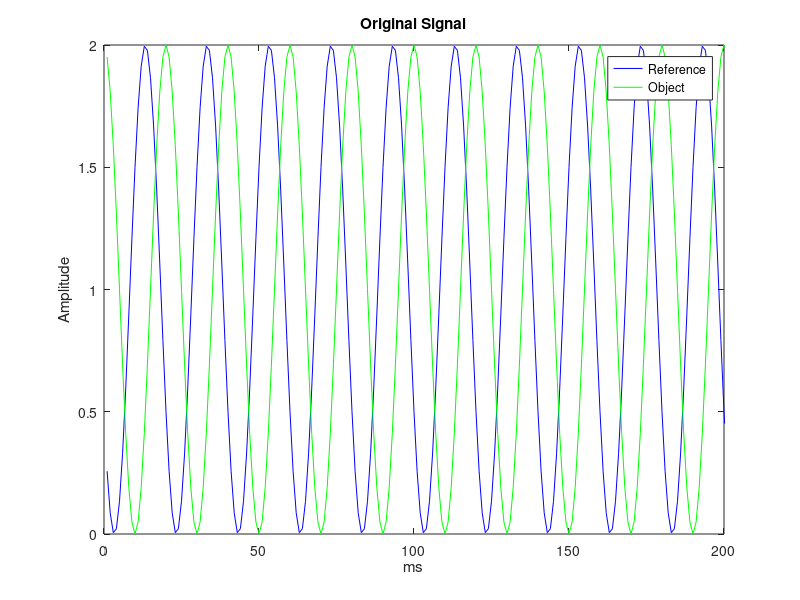
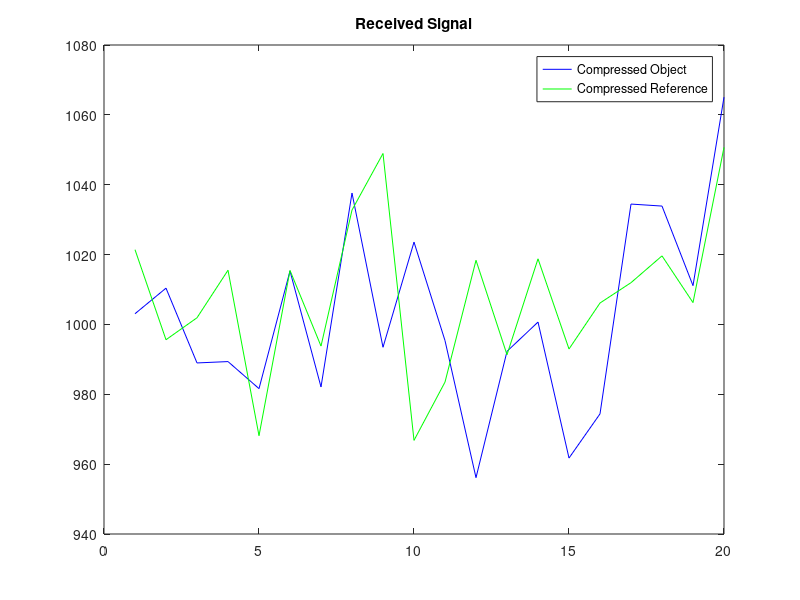

These charts were generated, in order, by the following MATLAB code: (Note: this script raises an error after producing the figures.)
clear all;
close all;
clc;

FSig = 1000; %KHz = 1GHz
SampPerCyc = 20;
Fs = 10; %Sampling Frequency
PhaseDelta = 2*pi/3;
L = SampPerCyc*FSig/Fs; %Length of the signal
LoopNum = SampPerCyc*FSig/1000;

SampleShift = L/LoopNum;
Pos = zeros(LoopNum,1);

for i=1:LoopNum
    Pos(i,1) = (i-1)*SampleShift+1;
end
CodeMatrix = randi([0 1],L,L);
SigObj = zeros(L,1);
SigRef = zeros(L,1);

for i=1:L
    SigObj(i) = cos(2*pi*FSig/(FSig*SampPerCyc)*i)+1;
    SigRef(i) = cos(2*pi*FSig/(FSig*SampPerCyc)*i+PhaseDelta)+1;
end

figure(1)
plot(SigRef,'b');
hold on 
plot(SigObj,'g');
xlim([0 200]);
legend('Reference','Object')
title('Original Signal')
xlabel('ms')
ylabel('Amplitude')

OutObj = zeros(LoopNum,1);
OutRef = zeros(LoopNum,1);
Phi = zeros(LoopNum,L);

CodeObj = CodeMatrix*SigObj;
CodeRef = CodeMatrix*SigRef;

for i=1:LoopNum
    loc = Pos(i,1);
    OutObj(i,1) = CodeObj(loc,1);
    OutRef(i,1) = CodeRef(loc,1);
    Phi(i,:) = CodeMatrix(loc,:);
end

figure(2)
plot(abs(OutObj),'b');
hold all
plot(abs(OutRef),'g');
legend('Compressed Object','Compressed Reference');
title('Received Signal');

Psi = inv(fft(eye(L)));
cvx_begin
    variable xp(L) complex;
    minimize(norm(xp,1));
    subject to
    Phi*Psi*xp == OutObj;
cvx_end

cvx_begin
    variable xpR(L) complex;
    minimize(norm(xpR,1));
    subject to
    Phi*Psi*xpR == OutRef;
cvx_end

figure(3)
plot(real((ifft(xpR))),'b')
xlim([0 200])
hold all
plot(real((ifft(xp))),'g')
legend('Reference','Object')
title('Processed signal')
xlabel('ms')
ylabel('Amplitude')

LightSpeed = 3*10^8;
Distance = (LightSpeed/(2*FSig*10^3))*(PhaseDelta/(2*pi));
fprintf('Measured Distance = %dm\n',Distance)